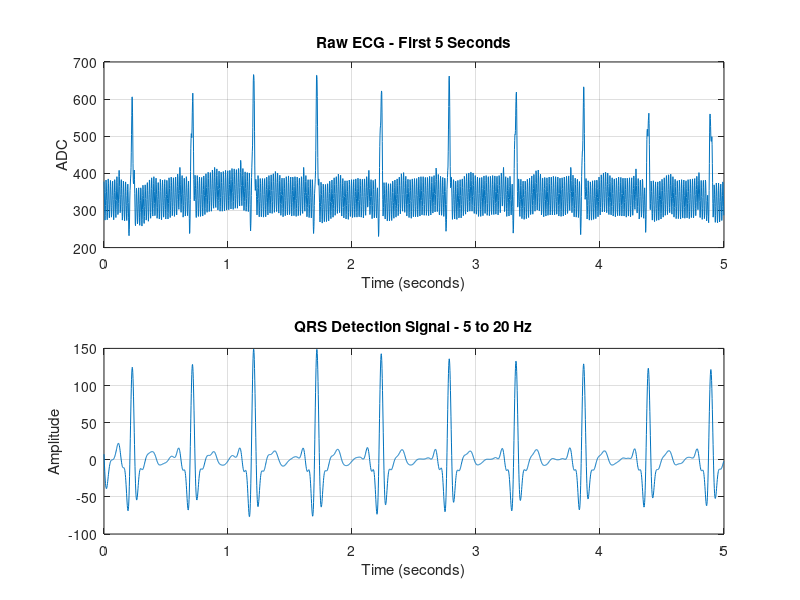

Reproduce this figure in MATLAB.
clear all;
close all;
clc;

load('ECG_raw.mat');

% Rename ECG data to avoid conflict with MATLAB's ecg function
ecg_raw = ecg;

% QRS-focused filter
[b_qrs, a_qrs] = butter(3, [5 20]/(Fs/2), 'bandpass');

ecg_qrs = filtfilt(b_qrs, a_qrs, ecg_raw);

% First 5 seconds
N5 = 5 * Fs;

figure;

subplot(2,1,1);
plot(t(1:N5), ecg_raw(1:N5));
xlabel('Time (seconds)');
ylabel('ADC');
title('Raw ECG - First 5 Seconds');
grid on;

subplot(2,1,2);
plot(t(1:N5), ecg_qrs(1:N5));
xlabel('Time (seconds)');
ylabel('Amplitude');
title('QRS Detection Signal - 5 to 20 Hz');
grid on;

% Save
save('ECG_processed.mat', 'ECG_raw', 'ECG_filtered', ...
     'ecg_qrs', 't', 'Fs');

disp('ECG processing completed.');
